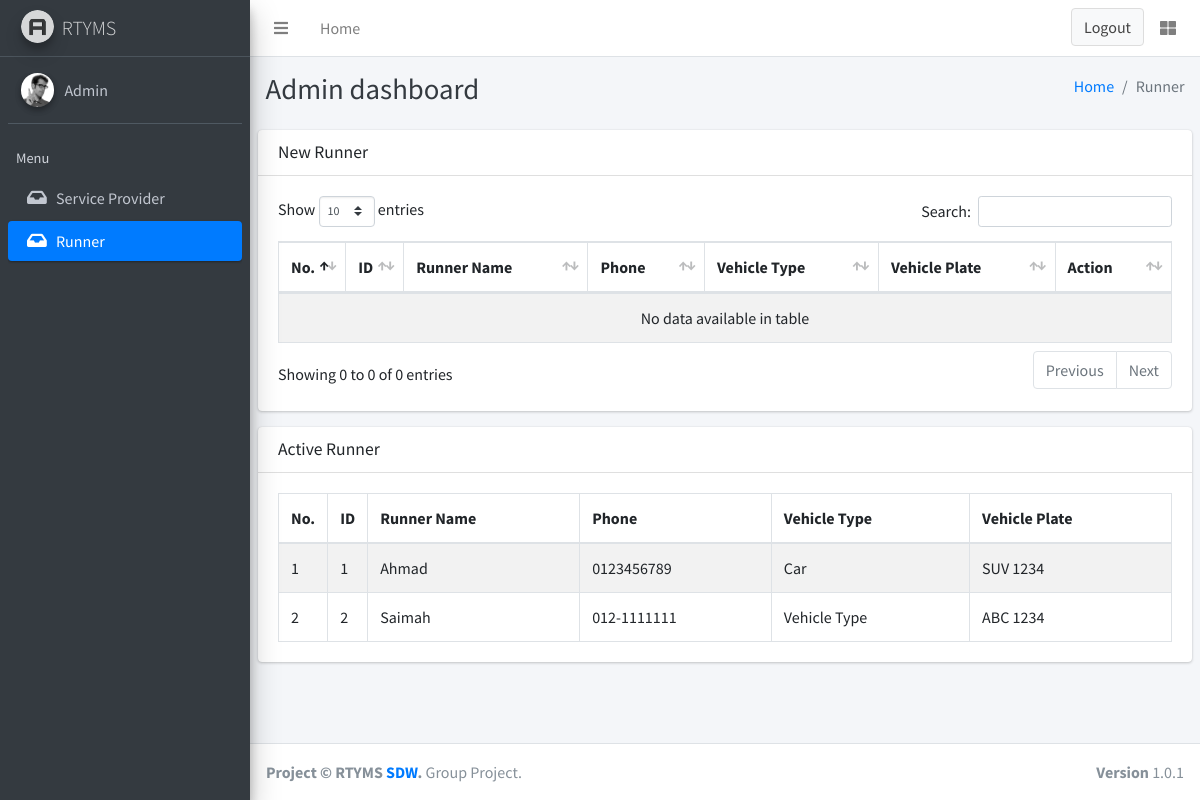
The app's page /ApplicationLayer/admin/adminMain2.php with its own data.
### tables this page shows
CREATE TABLE `runner` (
  `runnerID` int(11) NOT NULL,
  `runnerName` varchar(100) NOT NULL,
  `runnerUsername` varchar(50) NOT NULL,
  `runnerPassword` varchar(20) NOT NULL,
  `runnerPhone` varchar(11) NOT NULL,
  `approved` int(11) NOT NULL DEFAULT 0,
  `vehicleType` varchar(50) NOT NULL,
  `vehiclePlate` varchar(20) NOT NULL
);

### ApplicationLayer/template/libs/database.php (called while the page is built, shortened)
<?php
class DB
{
  public static function connect($value='')
  {
    $pdo = new PDO(DB_TYPE.':host='.DB_HOST.';dbname='.DB_NAME, DB_USER, DB_PASS);
    $pdo->setAttribute(PDO::ATTR_ERRMODE, PDO::ERRMODE_EXCEPTION);
    return $pdo;
  }
  public static function run($sql, $args = NULL)
    {
        if (!$args)
        {
             return DB::connect()->query($sql);
        }
     }
}
?>

### BusinessServicesLayer/data/registerModel.php (called while the page is built, shortened)
<?php
require_once $_SERVER["DOCUMENT_ROOT"].'/RTYMS/ApplicationLayer/template/libs/database.php';
class registerModel{
    function viewAllRunners(){
        $sql = "SELECT * FROM runner WHERE approved='1'";
        return DB::run($sql);
    }
}
?>

### BusinessServicesLayer/controller/registrationController.php (called while the page is built, shortened)
<?php
require_once $_SERVER["DOCUMENT_ROOT"].'/RTYMS/BusinessServicesLayer/data/registerModel.php';
class registerController{
    function viewAllRunners(){
        $sp = new registerModel();
        return $sp->viewAllRunners();
    }
}
?>

### ApplicationLayer/admin/adminMain2.php (the view, shortened to what this page needs)
<?php
require_once $_SERVER["DOCUMENT_ROOT"].'/RTYMS/BusinessServicesLayer/controller/registrationController.php';
$admin = new registerController();
$datas = $admin->viewAllRunners();
?>
<!DOCTYPE html>
<html>
<head>
  <link rel="stylesheet" href="../../ApplicationLayer/template/plugins/fontawesome-free/css/all.min.css">
  <link rel="stylesheet" href="https://code.ionicframework.com/ionicons/2.0.1/css/ionicons.min.css">
  <link rel="stylesheet" href="../../ApplicationLayer/template/plugins/tempusdominus-bootstrap-4/css/tempusdominus-bootstrap-4.min.css">
  <link rel="stylesheet" href="../../ApplicationLayer/template/plugins/icheck-bootstrap/icheck-bootstrap.min.css">
  <link rel="stylesheet" href="../../ApplicationLayer/template/plugins/jqvmap/jqvmap.min.css">
  <link rel="stylesheet" href="../../ApplicationLayer/template/dist/css/adminlte.min.css">
  <link rel="stylesheet" href="../../ApplicationLayer/template/plugins/overlayScrollbars/css/OverlayScrollbars.min.css">
  <link rel="stylesheet" href="../../ApplicationLayer/template/plugins/daterangepicker/daterangepicker.css">
  <link rel="stylesheet" href="../../ApplicationLayer/template/plugins/summernote/summernote-bs4.css">
  <link rel="stylesheet" href="../../ApplicationLayer/template/plugins/datatables-bs4/css/dataTables.bootstrap4.css">
</head>
<body class="hold-transition sidebar-mini layout-fixed">
<div class="wrapper">
  <nav class="main-header navbar navbar-expand navbar-white navbar-light">
    <ul class="navbar-nav">
      <li class="nav-item">
        <a class="nav-link" data-widget="pushmenu" href="#"><i class="fas fa-bars"></i></a>
      </li>
      <li class="nav-item d-none d-sm-inline-block">
        <a href="adminMain.php" class="nav-link">Home</a>
      </li>
      <li class="nav-item d-none d-sm-inline-block">
        <a href="#" class="nav-link"></a>
      </li>
    </ul>
    <ul class="navbar-nav ml-auto">
      <form action="../../BusinessServicesLayer/controller/loginController.php" method="GET"> <button name="logout" type="submit" class="btn btn-block btn-default">Logout</button></form>
      <li class="nav-item">
        <a class="nav-link" data-widget="control-sidebar" data-slide="true" href="#">
          <i class="fas fa-th-large"></i>
        </a>
      </li>
    </ul>
  </nav>
  <aside class="main-sidebar sidebar-dark-primary elevation-4">
    <a href="adminMain.php" class="brand-link">
      <img src="../../ApplicationLayer/template/dist/img/AdminLTELogo.png" alt="AdminLTE Logo" class="brand-image img-circle elevation-3"
           style="opacity: .8">
      <span class="brand-text font-weight-light">RTYMS</span>
    </a>
    <div class="sidebar">
      <div class="user-panel mt-3 pb-3 mb-3 d-flex">
        <div class="image">
          <img src="../../ApplicationLayer/template/dist/img/user2-160x160.jpg" class="img-circle elevation-2" alt="User Image">
        </div>
        <div class="info">
          <a href="#" class="d-block">Admin</a>
        </div>
      </div>
      <nav class="mt-2">
        <ul class="nav nav-pills nav-sidebar flex-column" data-widget="treeview" role="menu" data-accordion="false">
          <li class="nav-header">Menu</li>
          <li class="nav-item">
            <a href="adminMain.php " class="nav-link">
              <i class="nav-icon fas fa-inbox"></i>
              <p>
                Service Provider
              </p>
            </a>
          </li>
          <li class="nav-item">
            <a href="adminMain2.php " class="nav-link active">
              <i class="nav-icon fas fa-inbox"></i>
              <p>
                Runner
              </p>
            </a>
          </li>
          </ul>
      </nav>
    </div>
  </aside>
  <div class="content-wrapper">
    <div class="content-header">
      <div class="container-fluid">
        <div class="row mb-2">
          <div class="col-sm-6">
            <h1 class="m-0 text-dark">Admin dashboard</h1>
          </div>
          <div class="col-sm-6">
            <ol class="breadcrumb float-sm-right">
              <li class="breadcrumb-item"><a href="adminMain.php">Home</a></li>
              <li class="breadcrumb-item active">Runner</li>
            </ol>
          </div>
        </div>
      </div>
    </div>
    <section class="content">
      <div class="row">
        <div class="col-12">
          <div class="card">
            <div class="card-header">
              <h3 class="card-title">New Runner</h3>
            </div>
            <div class="card-body">
              <table id="example1" class="table table-bordered table-striped">
                <thead>
                <tr>
                  <th style="width: 1%">No.</th>
                  <th style="width: 1%">ID</th>
                  <th>Runner Name</th>
                  <th>Phone</th>
                  <th>Vehicle Type</th>
                  <th>Vehicle Plate</th>
                  <th>Action</th>
                </tr>
                </thead>
                <tbody>
                </tbody>
              </table>
            </div>
          </div>
        </div>
      </div>
      <div class="row">
        <div class="col-12">
          <div class="card">
            <div class="card-header">
              <h3 class="card-title">Active Runner</h3>
            </div>
            <div class="card-body">
              <table id="example1" class="table table-bordered table-striped">
                <thead>
                <tr>
                  <th style="width: 1%">No.</th>
                  <th style="width: 1%">ID</th>
                  <th>Runner Name</th>
                  <th>Phone</th>
                  <th>Vehicle Type</th>
                  <th>Vehicle Plate</th>
                </tr>
                </thead>
                <tbody>
                <?php
                $i=1;
                foreach($datas as $rows){
                  echo"<tr>";
                  echo"<td>" .$i. "</td>";
                  echo"<td>" .$rows['runnerID']."</td>";
                  echo"<td>" .$rows['runnerName']."</td>";
                  echo"<td>" .$rows['runnerPhone']."</td>";
                  echo"<td>" .$rows['vehicleType']."</td>";
                  echo"<td>" .$rows['vehiclePlate']."</td>";
                ?>
                <?php
                $i++;
                echo"</tr>";
                }
                ?>
                </tbody>
              </table>
            </div>
          </div>
        </div>
      </div>
    </section>
  </div>
  <footer class="main-footer">
    <strong>Project &copy; RTYMS <a href="#">SDW</a>.</strong>
    Group Project.
    <div class="float-right d-none d-sm-inline-block">
      <b>Version</b> 1.0.1
    </div>
  </footer>
</div>
</body>
</html>

### records on screen
runner: runnerID "1", runnerName "Ahmad", runnerPhone "0123456789", vehicleType "Car", vehiclePlate "SUV 1234"
runner: runnerID "2", runnerName "Saimah", runnerPhone "012-1111111", vehicleType "Vehicle Type", vehiclePlate "ABC 1234"
